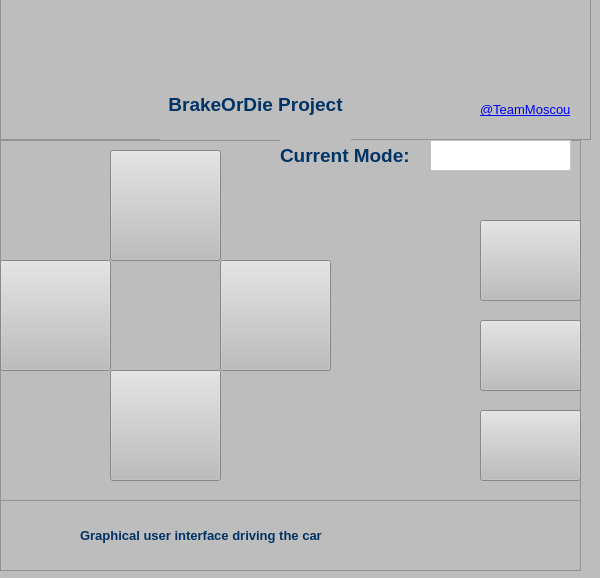
<?xml version="1.0" encoding="UTF-8"?>
<ui version="4.0">
 <class>Form</class>
 <widget class="QWidget" name="Form">
  <property name="geometry">
   <rect>
    <x>0</x>
    <y>0</y>
    <width>600</width>
    <height>578</height>
   </rect>
  </property>
  <property name="windowTitle">
   <string>Form</string>
  </property>
  <property name="styleSheet">
   <string notr="true">background-color: rgb(166, 166, 166);
background-color: rgb(189, 189, 189);</string>
  </property>
  <widget class="QFrame" name="frame">
   <property name="geometry">
    <rect>
     <x>0</x>
     <y>140</y>
     <width>581</width>
     <height>361</height>
    </rect>
   </property>
   <property name="frameShape">
    <enum>QFrame::StyledPanel</enum>
   </property>
   <property name="frameShadow">
    <enum>QFrame::Raised</enum>
   </property>
   <widget class="QPushButton" name="pushButton">
    <property name="geometry">
     <rect>
      <x>110</x>
      <y>10</y>
      <width>111</width>
      <height>111</height>
     </rect>
    </property>
    <property name="autoFillBackground">
     <bool>false</bool>
    </property>
    <property name="styleSheet">
     <string notr="true">image: url(:/Images/Webp.net-resizeimage (11).png);</string>
    </property>
    <property name="text">
     <string/>
    </property>
    <property name="flat">
     <bool>false</bool>
    </property>
   </widget>
   <widget class="QPushButton" name="pushButton_2">
    <property name="geometry">
     <rect>
      <x>0</x>
      <y>120</y>
      <width>111</width>
      <height>111</height>
     </rect>
    </property>
    <property name="styleSheet">
     <string notr="true">image: url(:/Images/Webp.net-resizeimage (14).png);</string>
    </property>
    <property name="text">
     <string/>
    </property>
   </widget>
   <widget class="QPushButton" name="pushButton_4">
    <property name="geometry">
     <rect>
      <x>220</x>
      <y>120</y>
      <width>111</width>
      <height>111</height>
     </rect>
    </property>
    <property name="styleSheet">
     <string notr="true">image: url(:/Images/Webp.net-resizeimage (12).png);</string>
    </property>
    <property name="text">
     <string/>
    </property>
   </widget>
   <widget class="QPushButton" name="pushButton_3">
    <property name="geometry">
     <rect>
      <x>110</x>
      <y>230</y>
      <width>111</width>
      <height>111</height>
     </rect>
    </property>
    <property name="styleSheet">
     <string notr="true">image: url(:/Images/Webp.net-resizeimage (13).png);
</string>
    </property>
    <property name="text">
     <string/>
    </property>
   </widget>
   <widget class="QToolButton" name="toolButton">
    <property name="geometry">
     <rect>
      <x>480</x>
      <y>180</y>
      <width>101</width>
      <height>71</height>
     </rect>
    </property>
    <property name="styleSheet">
     <string notr="true">image: url(:/Images/Webp.net-resizeimage (9).png);</string>
    </property>
    <property name="text">
     <string/>
    </property>
   </widget>
   <widget class="QToolButton" name="toolButton_2">
    <property name="geometry">
     <rect>
      <x>480</x>
      <y>270</y>
      <width>101</width>
      <height>71</height>
     </rect>
    </property>
    <property name="styleSheet">
     <string notr="true">image: url(:/Images/46482116_1169052599948086_2306507513668829184_n.png);</string>
    </property>
    <property name="text">
     <string/>
    </property>
   </widget>
   <widget class="QTextEdit" name="textEdit">
    <property name="geometry">
     <rect>
      <x>430</x>
      <y>0</y>
      <width>141</width>
      <height>31</height>
     </rect>
    </property>
    <property name="styleSheet">
     <string notr="true">background-color: rgb(255, 255, 255);
color: rgb(255, 255, 255);</string>
    </property>
    <property name="frameShape">
     <enum>QFrame::StyledPanel</enum>
    </property>
    <property name="frameShadow">
     <enum>QFrame::Sunken</enum>
    </property>
   </widget>
   <widget class="QLabel" name="label_7">
    <property name="geometry">
     <rect>
      <x>280</x>
      <y>0</y>
      <width>151</width>
      <height>31</height>
     </rect>
    </property>
    <property name="text">
     <string>&lt;html&gt;&lt;head/&gt;&lt;body&gt;&lt;p&gt;&lt;span style=&quot; font-size:14pt; font-weight:600; color:#003264;&quot;&gt;Current Mode:&lt;/span&gt;&lt;/p&gt;&lt;/body&gt;&lt;/html&gt;</string>
    </property>
   </widget>
   <widget class="QPushButton" name="pushButton_5">
    <property name="geometry">
     <rect>
      <x>480</x>
      <y>80</y>
      <width>101</width>
      <height>81</height>
     </rect>
    </property>
    <property name="styleSheet">
     <string notr="true">image: url(:/Images/Webp.net-resizeimage (8).png);</string>
    </property>
    <property name="text">
     <string/>
    </property>
    <property name="autoDefault">
     <bool>false</bool>
    </property>
    <property name="default">
     <bool>false</bool>
    </property>
    <property name="flat">
     <bool>false</bool>
    </property>
   </widget>
  </widget>
  <widget class="QFrame" name="frame_2">
   <property name="geometry">
    <rect>
     <x>0</x>
     <y>490</y>
     <width>581</width>
     <height>81</height>
    </rect>
   </property>
   <property name="frameShape">
    <enum>QFrame::StyledPanel</enum>
   </property>
   <property name="frameShadow">
    <enum>QFrame::Raised</enum>
   </property>
   <widget class="QLabel" name="label_4">
    <property name="geometry">
     <rect>
      <x>10</x>
      <y>10</y>
      <width>71</width>
      <height>51</height>
     </rect>
    </property>
    <property name="text">
     <string>&lt;html&gt;&lt;head/&gt;&lt;body&gt;&lt;p&gt;&lt;img src=&quot;:/Images/Webp.net-resizeimage (5).png&quot;/&gt;&lt;/p&gt;&lt;/body&gt;&lt;/html&gt;</string>
    </property>
   </widget>
   <widget class="QLabel" name="label_6">
    <property name="geometry">
     <rect>
      <x>80</x>
      <y>30</y>
      <width>281</width>
      <height>31</height>
     </rect>
    </property>
    <property name="text">
     <string>&lt;html&gt;&lt;head/&gt;&lt;body&gt;&lt;p&gt;&lt;span style=&quot; font-size:10pt; font-weight:600; color:#003264;&quot;&gt;Graphical user interface driving the car&lt;/span&gt;&lt;/p&gt;&lt;/body&gt;&lt;/html&gt;</string>
    </property>
   </widget>
  </widget>
  <widget class="QFrame" name="frame_3">
   <property name="geometry">
    <rect>
     <x>0</x>
     <y>-1</y>
     <width>591</width>
     <height>141</height>
    </rect>
   </property>
   <property name="frameShape">
    <enum>QFrame::StyledPanel</enum>
   </property>
   <property name="frameShadow">
    <enum>QFrame::Raised</enum>
   </property>
   <widget class="QLabel" name="label_2">
    <property name="geometry">
     <rect>
      <x>10</x>
      <y>10</y>
      <width>261</width>
      <height>61</height>
     </rect>
    </property>
    <property name="styleSheet">
     <string notr="true">color: rgb(255, 255, 255);</string>
    </property>
    <property name="text">
     <string>&lt;html&gt;&lt;head/&gt;&lt;body&gt;&lt;p&gt;&lt;img src=&quot;:/Images/Webp.net-resizeimage (3).png&quot;/&gt;&lt;/p&gt;&lt;/body&gt;&lt;/html&gt;</string>
    </property>
   </widget>
   <widget class="QLabel" name="label">
    <property name="geometry">
     <rect>
      <x>480</x>
      <y>0</y>
      <width>101</width>
      <height>101</height>
     </rect>
    </property>
    <property name="text">
     <string>&lt;html&gt;&lt;head/&gt;&lt;body&gt;&lt;p&gt;&lt;img src=&quot;:/Images/Webp.net-resizeimage.jpg&quot;/&gt;&lt;/p&gt;&lt;/body&gt;&lt;/html&gt;</string>
    </property>
   </widget>
   <widget class="QLabel" name="label_5">
    <property name="geometry">
     <rect>
      <x>160</x>
      <y>70</y>
      <width>191</width>
      <height>71</height>
     </rect>
    </property>
    <property name="text">
     <string>&lt;html&gt;&lt;head/&gt;&lt;body&gt;&lt;p align=&quot;center&quot;&gt;&lt;span style=&quot; font-size:14pt; font-weight:600; color:#003264;&quot;&gt;BrakeOrDie Project&lt;/span&gt;&lt;/p&gt;&lt;/body&gt;&lt;/html&gt;</string>
    </property>
   </widget>
   <widget class="QLabel" name="label_3">
    <property name="geometry">
     <rect>
      <x>480</x>
      <y>100</y>
      <width>101</width>
      <height>21</height>
     </rect>
    </property>
    <property name="styleSheet">
     <string notr="true">background-color: rgb(189, 189, 189);</string>
    </property>
    <property name="text">
     <string>&lt;html&gt;&lt;head/&gt;&lt;body&gt;&lt;p&gt;&lt;a href=&quot;https://sites.google.com/site/projetsecinsa/projets-2018-2019/project-moscou&quot;&gt;&lt;span style=&quot; font-size:10pt; text-decoration: underline; color:#0000ff;&quot;&gt;@TeamMoscou&lt;/span&gt;&lt;/a&gt;&lt;/p&gt;&lt;/body&gt;&lt;/html&gt;</string>
    </property>
   </widget>
  </widget>
  <zorder>frame_3</zorder>
  <zorder>frame_2</zorder>
  <zorder>frame</zorder>
 </widget>
 <resources>
  <include location="frame2.qrc"/>
 </resources>
 <connections/>
</ui>
